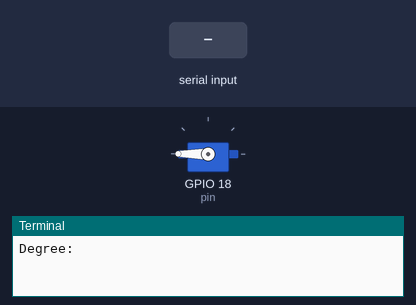
This program was run on a simulated Raspberry Pi (BCM pin numbers). Shown: servo, the last lines printed to the terminal. The inputs (shaded band) are chosen by the test bench. Servo angles are drawn from the pulse width (0.5 ms = 0°, 2.5 ms = 180°).

Above: at 1.2 s.
1.3 s: "5" typed at the terminal, then Enter
At 1.7 s:
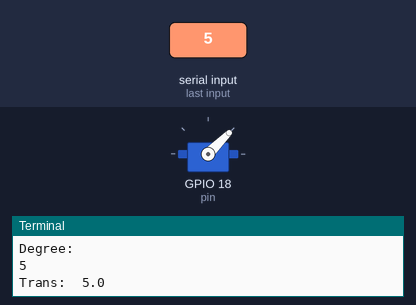
Timing chart, 0 to 4.3 s (numbered marks = the images above; inputs shaded):
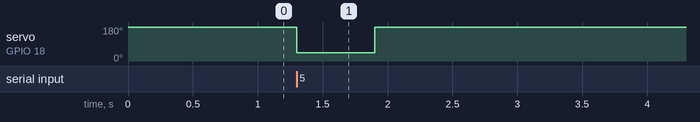

Measured:
- after the input at 1.3 s, servo on GPIO 18 (pin): 180° → 45° at once, → 180° 0.60 s later

The program:

sg90.py
```python
import RPi.GPIO as GPIO
import time

pin = 18

GPIO.setmode(GPIO.BCM)
GPIO.setup(pin, GPIO.OUT)
GPIO.output(pin, True)
p = GPIO.PWM(pin, 50)
cnt = 0

'''
try:
    while True:
        p.ChangeDutyCycle(1)
        print("angle : 1")
        time.sleep(1)
        p.ChangeDutyCycle(5)
        print("angle : 5")
        time.sleep(1)
        p.ChangeDutyCycle(8)
        print("angle : 8")
        time.sleep(1)

except KeyboardInterrupt:
    p.stop()
'''


try:
    p.start(12.5)
    p.ChangeDutyCycle(0)

    while True:
        deg = input('Degree: ')
        deg = float(deg)
        print("Trans: ", deg)

        #p.ChangeDutyCycle(deg)
        p.ChangeDutyCycle(deg)
        time.sleep(0.6)

        p.ChangeDutyCycle(12.5)
        time.sleep(1)

        p.ChangeDutyCycle(0)

        #p.stop()
except KeyboardInterrupt:
    p.stop()


GPIO.cleanup()
```
